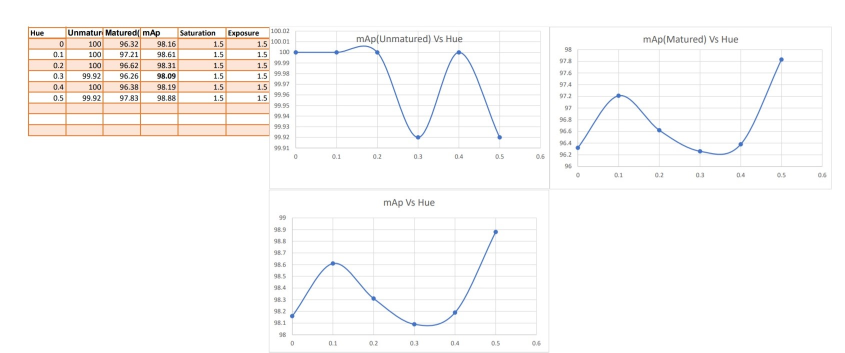
#> input picture chart.jpg, 1690 x 705 px, given in place of chart.png, which was not available (shown at 1/2 size)
$ jupyter execute --allow-errors yolov4_custom_object_detection.ipynb   (shell and % lines are left out)   (text cells are left out)
#> lines starting #> are read from the running program, lines starting #| are printed output that depends on the picture
[cell 1]
# Clone darknet repo

[cell 2]
#!cp -r /currdrive/yolov4/darknet  /content

[cell 3]
# Change makefile to have GPU and OPENCV enabled
%cd darknet

[cell 4]
# Verify CUDA

[cell 5]
# Make darknet (builds darknet train object detectors)

[cell 6]
#!wget https://github.com/AlexeyAB/darknet/releases/download/darknet_yolo_v3_optimal/yolov4.weights

[cell 7]
from google.colab import drive
#> (the rest of this cell did not finish here and is left out)

[cell 8]
import os
import shutil

[cell 9]
# This is where my datasets are stored within my Google Drive (I created a yolov4 folder to store all important files for custom training)

[cell 10]
# Copy over both datasets into the root directory of the Colab VM

[cell 11]
# Unzip the datasets and their contents so that they are now in /darknet/data/ folder

[cell 12]
# Download cfg to google drive and change its name
#!cp cfg/yolov4-custom.cfg /currdrive/yolov4/yolov4-obj.cfg

[cell 13]
# Upload the custom .cfg back to cloud VM from Google Drive

[cell 14]
# Upload the obj.names and obj.data files to cloud VM from Google Drive

[cell 15]
# upload the generate_train.py and generate_test.py script to cloud VM from Google Drive

[cell 16]
# verify that the newly generated train.txt and test.txt can be seen in our darknet/data folder

[cell 17]
#!cp /currdrive/yolov4/yolov4.conv.137 ../

[cell 18]
# Train your custom detector! (uncomment %%capture below if you run into memory issues or your Colab is crashing)
#%%capture
#!./darknet detector train data/obj.data cfg/yolov4-obj.cfg yolov4.conv.137 -dont_show -map

[cell 19]
# define helper functions
def imShow(path):
#> called with path = 'chart.png'
  import cv2
  import matplotlib.pyplot as plt
  %matplotlib inline

  image = cv2.imread(path)
#> image is the input picture: shape (705, 1690, 3); mean B, G, R 247.8, 249, 250.5
  height, width = image.shape[:2]
#> height = 705; width = 1690
  resized_image = cv2.resize(image,(3*width, 3*height), interpolation = cv2.INTER_CUBIC)

  fig = plt.gcf()
  fig.set_size_inches(18, 10)
  plt.axis("off")
  plt.imshow(cv2.cvtColor(resized_image, cv2.COLOR_BGR2RGB))
  plt.show()
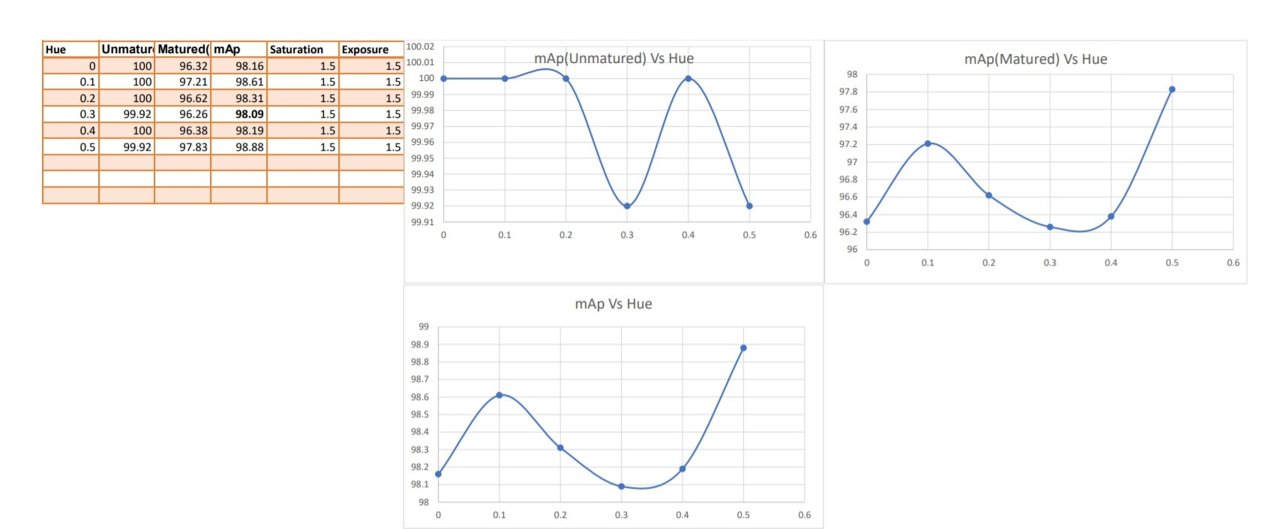
#> shown: shape (2115, 5070, 3) (shown at 1/4 size); mean R, G, B 250.5, 249, 247.8

[cell 20]
# show chart.png of how custom object detector did with training
imShow('chart.png')

[cell 21]
# 1000 iteration

[cell 22]
# 2000 iteration

[cell 23]
# 3000 iteration

[cell 24]
# 4000 iteration

[cell 25]
# 5000 iteration

[cell 26]
# Set our custom cfg to test mode
%cd cfg
%cd ..

#> (a cell that did not finish here is left out)


$ run again, with map.jpg copied over chart.jpg
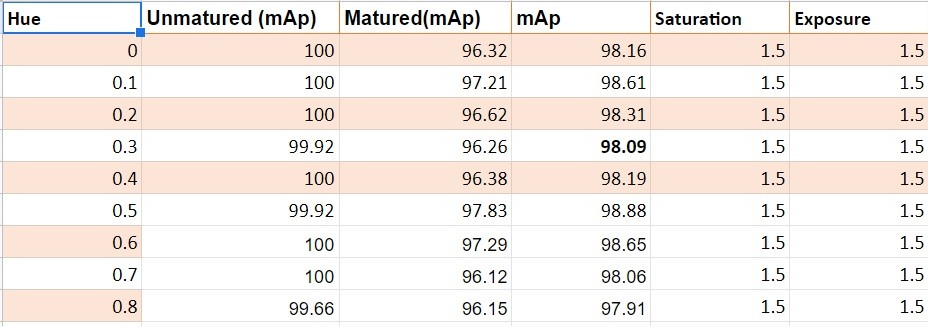
#> input picture map.jpg, 928 x 327 px, given in place of chart.png, which was not available
#> in imShow, image is the input picture: shape (327, 928, 3); mean B, G, R 232.3, 236.8, 244
#> in imShow, `resized_image = cv2.resize(image,(3*width, 3*height), interpolation = ..`:
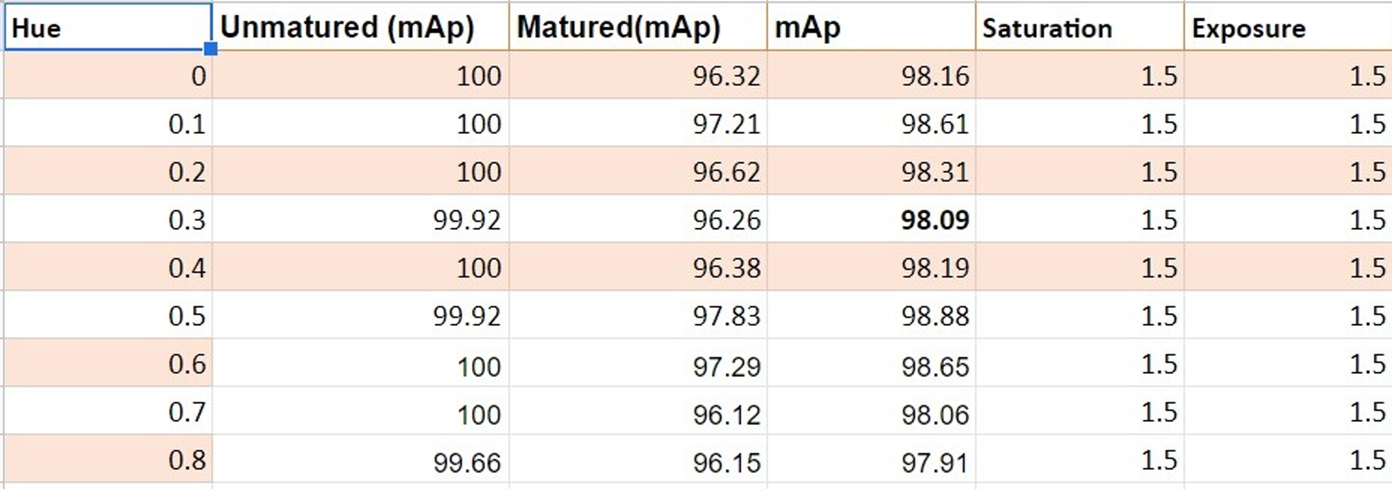
#> resized_image: shape (981, 2784, 3) (shown at 1/2 size); mean B, G, R 232.1, 236.6, 243.7
